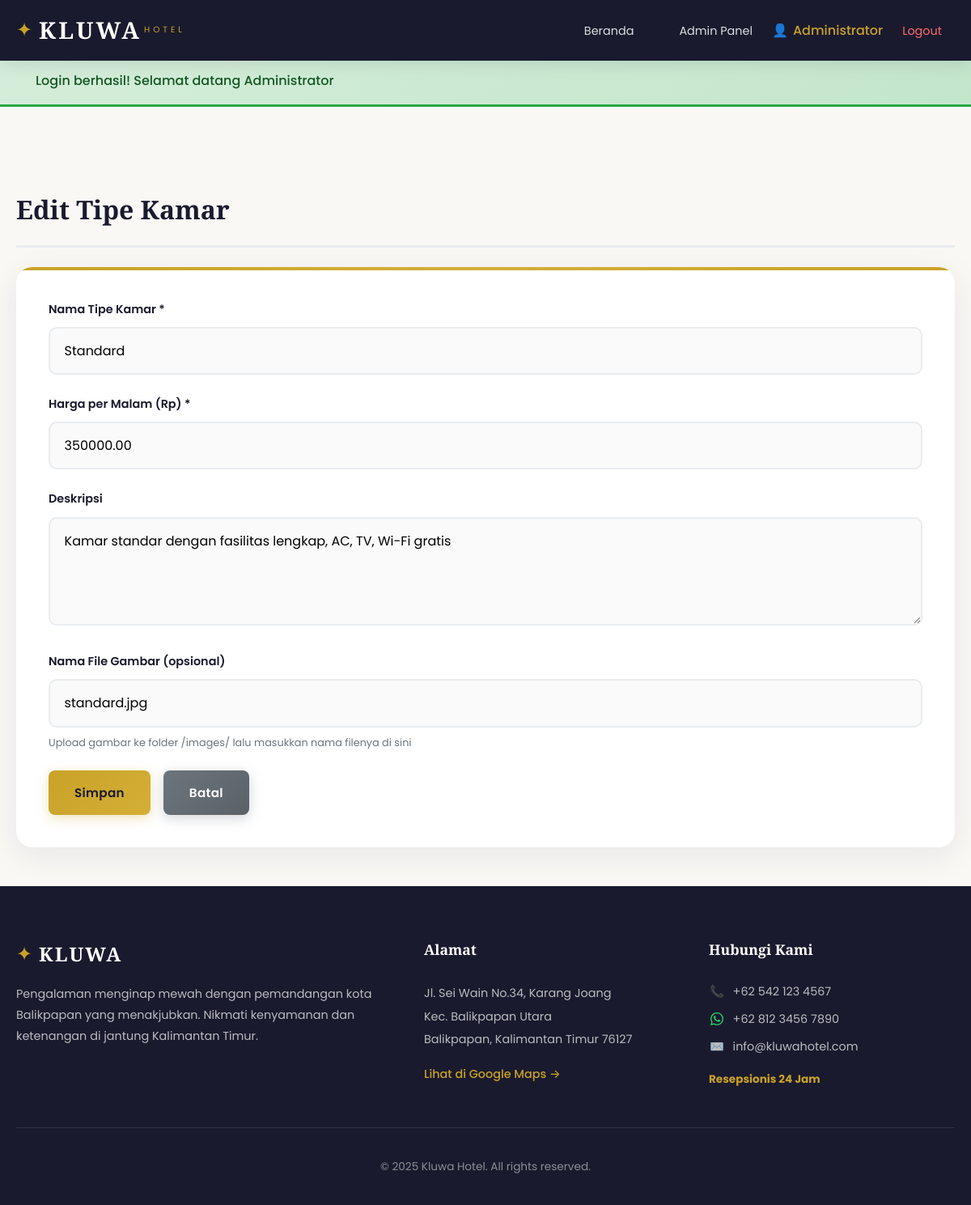
The app's page /index.php?route=admin/roomTypeForm&id=1 (signed in), older data.
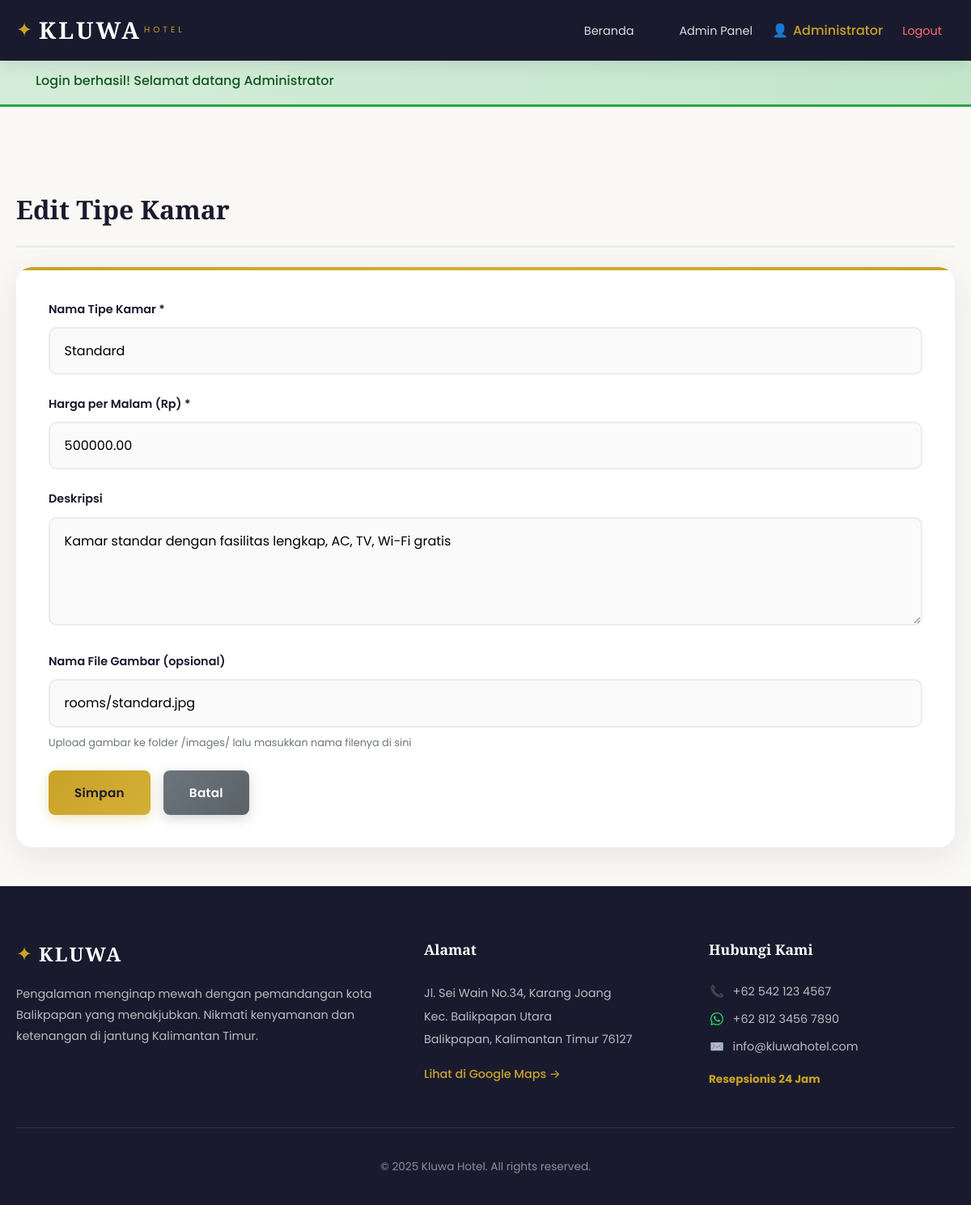
The same page, newer data.
### tables this page shows
CREATE TABLE IF NOT EXISTS room_types (
    id INT PRIMARY KEY AUTO_INCREMENT,
    name VARCHAR(100) NOT NULL,
    price DECIMAL(12,2) NOT NULL,
    description TEXT,
    image VARCHAR(255),
    created_at TIMESTAMP DEFAULT CURRENT_TIMESTAMP
);

### controllers/BaseController.php (called while the page is built, shortened)
<?php
class BaseController {
    public function __construct() {
        $database = new Database();
        $this->db = $database->getConnection();
    }
    protected function view($viewPath, $data = []) {
        extract($data);
        include 'views/layouts/header.php';
        include "views/{$viewPath}.php";
        include 'views/layouts/footer.php';
    }
}
?>

### controllers/AdminController.php (called while the page is built, shortened)
<?php
class AdminController extends BaseController {
    private $roomTypeModel;
    public function __construct() {
        $this->roomTypeModel = new Room_type_model($this->db);
    }
    public function roomTypeForm() {
        $roomType = null;
        $isEdit = false;
        if (isset($_GET['id'])) {
            $isEdit = true;
            $roomType = $this->roomTypeModel->find($_GET['id']);
        }
        $data = [
            'roomType' => $roomType,
            'isEdit' => $isEdit
        ];
        $this->view('admin/room_type_form', $data);
    }
}
?>

### helpers.php (called while the page is built, shortened)
<?php
function e($value) {
    return htmlspecialchars($value, ENT_QUOTES, 'UTF-8');
}
function url($route = '', $params = []) {
    $base = dirname($_SERVER['SCRIPT_NAME']);
    if ($base === '/' || $base === '\\') $base = '';
    $url = $base . '/index.php' . ($route ? '?route=' . $route : '');
    return $url;
}
?>

### config/koneksi.php (called while the page is built)
<?php
class Database {
    private $host = "localhost";
    private $db_name = "kluwa_hotel";
    private $username = "root";
    private $password = "";
    public function getConnection() {
        try {
            $conn = new PDO(
                "mysql:host={$this->host};dbname={$this->db_name}",
                $this->username,
                $this->password,
                [PDO::ATTR_ERRMODE => PDO::ERRMODE_EXCEPTION]
            );
            $conn->exec("SET NAMES utf8");
            return $conn;
        } catch(PDOException $e) {
            die("Connection Error: " . $e->getMessage());
        }
    }
}
?>

### models/Room_type_model.php (called while the page is built, shortened)
<?php
class Room_type_model {
    protected $qb;
    public function __construct($db) {
        $this->qb = new QueryBuilder($db);
    }
    public function find($id) {
        $this->qb->table('room_types');
        $this->qb->where('id', '=', $id);
        return $this->qb->first();
    }
}
?>

### models/QueryBuilder.php (called while the page is built, shortened)
<?php
class QueryBuilder {
    protected $db;
    protected $table;
    protected $selects = ['*'];
    protected $wheres = [];
    protected $limit;
    protected $bindings = [];
    protected $binding_counter = 0;
    public function __construct(PDO $db) {
        $this->db = $db;
    }
    protected function newQuery(): self {
        $this->selects = ['*'];
        $this->wheres = [];
        $this->limit = null;
        $this->offset = null;
        $this->bindings = [];
        $this->binding_counter = 0;
        return $this;
    }
    public function table(string $table): self {
        $this->table = $table;
        return $this;
    }
    public function where(string $column, string $operator, $value): self {
        $placeholder = $this->addBinding($value);
        $this->wheres[] = ['type' => 'AND', 'query' => "$column $operator $placeholder"];
        return $this;
    }
    public function limit(int $count): self {
        $this->limit = $count;
        return $this;
    }
    protected function addBinding($value): string {
        $this->binding_counter++;
        $placeholder = ':b' . $this->binding_counter;
        $this->bindings[$placeholder] = $value;
        return $placeholder;
    }
    protected function compileWheres(array $wheres, bool $isGrouped = false): string {
        $sql = '';
        foreach ($wheres as $i => $where) {
            $prefix = ($i == 0 || $isGrouped && $i == 0) ? '' : $where['type'] . ' ';
            $sql .= $prefix . $where['query'] . ' ';
        }
        return trim($sql);
    }
    protected function buildSelectQuery(): string {
        $sql = "SELECT " . implode(', ', $this->selects) . " FROM " . $this->table;
        if (!empty($this->wheres)) {
            $sql .= " WHERE " . $this->compileWheres($this->wheres);
        }
        if ($this->limit !== null) {
            $sql .= " LIMIT " . $this->limit;
        }
        return $sql;
    }
    public function first(): ?array {
        $stmt = $this->db->prepare($this->buildSelectQuery());
        $stmt->execute($this->bindings);
        $result = $stmt->fetch(PDO::FETCH_ASSOC);
        return $result ?: null;
    }
}
?>

### views/admin/room_type_form.php (the view, shortened to what the changed rows need)
<div class="container">
    <h2><?php echo $isEdit ? 'Edit' : 'Tambah'; ?> Tipe Kamar</h2>
    <?php
    $old = $_SESSION['old'] ?? [];
    ?>
    <div class="form-card">
        <form method="POST" action="<?php echo url('admin/saveRoomType'); ?>">
            <div class="form-group">
                <label for="name">Nama Tipe Kamar *</label>
                <input type="text" name="name" id="name"
                       value="<?php echo e($old['name'] ?? ($roomType['name'] ?? '')); ?>" required>
            </div>
            <div class="form-group">
                <label for="price">Harga per Malam (Rp) *</label>
                <input type="number" name="price" id="price" min="0" step="1000"
                       value="<?php echo e($old['price'] ?? ($roomType['price'] ?? '')); ?>" required>
            </div>
            <div class="form-group">
                <label for="description">Deskripsi</label>
                <textarea name="description" id="description" rows="4"><?php echo e($old['description'] ?? ($roomType['description'] ?? '')); ?></textarea>
            </div>
            <div class="form-group">
                <label for="image">Nama File Gambar (opsional)</label>
                <input type="text" name="image" id="image"
                       value="<?php echo e($old['image'] ?? ($roomType['image'] ?? '')); ?>"
                       placeholder="contoh: deluxe.jpg">
                <small>Upload gambar ke folder /images/ lalu masukkan nama filenya di sini</small>
            </div>
            <div class="form-actions">
                <button type="submit" class="btn btn-primary">Simpan</button>
                <a href="<?php echo url('admin/roomTypes'); ?>" class="btn btn-secondary">Batal</a>
            </div>
        </form>
    </div>
</div>

Row changes from the older to the newer data that the page shows:
changed room_types "Standard": price "350000.00" → "500000.00"; image "standard.jpg" → "rooms/standard.jpg"
